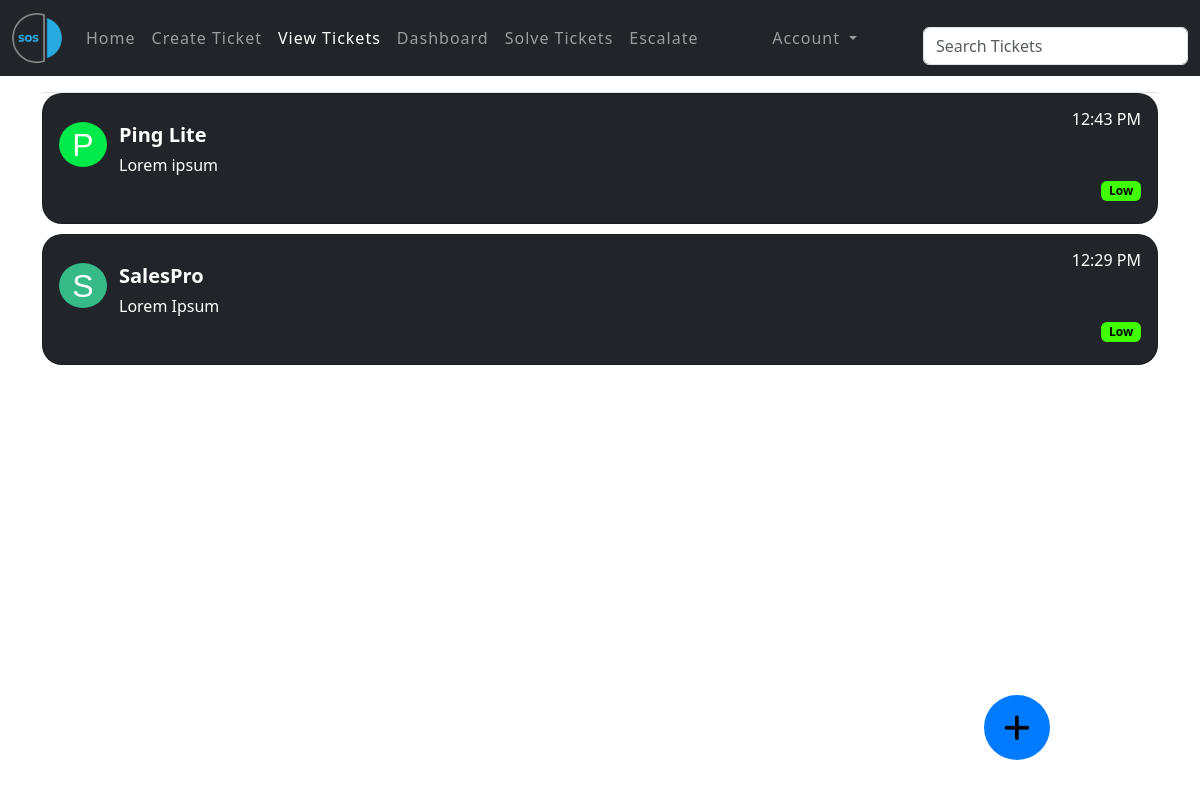
The page /view-tickets/toontester (signed in) on the database its author committed.
### app/models/user.py (models this page shows, shortened)
class User(UserMixin, db.Model):
    __tablename__ = 'users'
    id = db.Column(db.Integer, primary_key=True)
    first_name = db.Column(db.String(128), nullable=False)
    last_name = db.Column(db.String(128))
    username = db.Column(db.String(128), unique=True, nullable=False)
    email = db.Column(db.String(64), unique=True, nullable=False)
    password_hash = db.Column(db.String(128))
    department = db.Column(db.String(64), nullable=False)
    created_on = db.Column(db.DateTime(), default=datetime.now)
    updated_on = db.Column(db.DateTime(), default=datetime.now, onupdate=datetime.now)
    confirmed = db.Column(db.Boolean, default=False)
    role_id = db.Column(db.Integer, db.ForeignKey('roles.id'))
    tickets = db.relationship('Ticket', backref='sender', lazy='dynamic')
    @property
    def password(self):
        """
        Make Passwords in plain text an inaccessible property/unreadable
        """
        raise AttributeError('Password is not a readable attribute')
    def can(self, perm):
        return self.role is not None and self.role.has_permission(perm)

### app/models/ticket.py (models this page shows, shortened)
class Ticket(SearchableMixin, db.Model):
    __searchable__ = ['subject', 'issue_description']
    __tablename__ = 'tickets'
    id = db.Column(db.Integer, primary_key=True)
    ticket_owner = db.Column(db.String(64), nullable=False)
    subject = db.Column(db.String(64), nullable=False)
    issue_description = db.Column(db.Text, nullable=False)
    date_submitted = db.Column(db.DateTime(), default=datetime.utcnow)
    ticket_priority = db.Column(db.String(20))
    team_viewer_id = db.Column(db.String(255), default='000')
    team_viewer_session_password = db.Column(db.String(255), nullable=False)
    sender_id = db.Column(db.Integer, db.ForeignKey('users.id'))
    def get_ticket_subject_first_letter(self):
        return self.subject[0].upper()
    def ticket_count(self):
        return db.session.query(Ticket.id).count()

### app/main/views.py (the view)
@main.route('/view-tickets/<username>', methods=['GET', 'POST'], strict_slashes=False)
def view_ticket(username):
    user = User.query.filter_by(username=username).first()
    if user is None:
        return render_template('404.html')
    tickets = user.tickets.group_by(Ticket.subject).order_by(Ticket.date_submitted.desc()).all()
    tkt_count = Ticket.ticket_count(tickets)
    return render_template('view_ticket.html', user=user,
                           tickets=tickets, tkt_count=tkt_count)

### app/main/forms.py
class SearchForm(FlaskForm):
    q = StringField('Search Tickets', validators=[DataRequired()])
    def __init__(self, *args, **kwargs):
        if 'formdata' not in kwargs:
            kwargs['formdata'] = request.args
        if 'meta' not in kwargs:
            kwargs['meta'] = {'csrf': False}
        super(SearchForm, self).__init__(*args, **kwargs)

### app/auth/views.py (called while the page is built)
@auth.before_app_request
def before_request():
    if (current_user.is_authenticated
            and not current_user.confirmed
            and request.blueprint != 'auth'
            and request.endpoint != 'static'):
        return redirect(url_for('auth.unconfirmed'))

### app/main/__init__.py (called while the page is built)
@main.app_context_processor
def inject_permissions():
    return dict(Permission=Permission)

### app/main/views.py (called while the page is built)
@main.before_request
def before_request():
    g.search_form = SearchForm()

### app/models/role.py (called while the page is built)
    def has_permission(self, permission):
        return self.permissions & permission == permission

### app/models/user.py (called while the page is built)
@login_manager.user_loader
def load_user(user_id: str) -> User:
    return User.query.get(int(user_id))

### app/templates/view_ticket.html (shortened to what this page needs)
{% extends "base.html" %}
{% block page_content %}
    {% include '_tickets.html' %}
{% endblock %}

### app/templates/base.html (shortened to what this page needs)
<!doctype html>
<html lang="en">
    <head>
        {% block head %}
        <link rel="stylesheet" href="https://cdnjs.cloudflare.com/ajax/libs/font-awesome/6.4.2/css/all.min.css">
        <link rel="stylesheet" href="/static/styles.css">
        {% block styles %}
            {{ bootstrap.load_css() }}
        {% endblock %}
        {% endblock %}
    </head>
    {% from 'bootstrap5/nav.html' import render_nav_item %}
    {% from 'bootstrap5/utils.html' import render_icon %}
    <nav class="navbar navbar-dark navbar-expand-lg bg-dark">
        <div class="container-fluid">
            <a class="navbar-brand" href="{{ url_for('main.index') }}">
                <img src="/static/images/sos_logo.png"
                     alt="sos-logo-big-outer-grey semi-circle-with-sos-in-it-and-smaller-solid-blue-semi-circle"
                     height="50" width="50"/>
            </a>
        <div class="collapse navbar-collapse" id="navbarSupportedContent">
            <ul class="navbar-nav me-auto mb-2 mb-lg-0">
                {{ render_nav_item('main.index', 'Home') }}
                {% if current_user.is_authenticated %}
                    {{ render_nav_item('main.submit_ticket', 'Create Ticket') }}
                    {{ render_nav_item('main.view_ticket', 'View Tickets', username=current_user.username) }}
                {% endif %}
                {% if current_user.is_authenticated and current_user.can(Permission.ADMIN)  %}
                    <li class="nav-item">
                        <a class="nav-link" href="#">Dashboard</a>
                    </li>
                    {{ render_nav_item('main.solve_tickets', 'Solve Tickets') }}
                    <li class="nav-item">
                        <a class="nav-link" href="#">Escalate</a>
                    </li>
                {% endif %}
            </ul>
            <div class="me-auto">
                <ul class="navbar-nav me-auto mb-2 mb-lg-0">
                    {% if current_user.is_authenticated %}
                    <li class="nav-item dropdown">
                        <a class="nav-link dropdown-toggle" href="#" role="button" data-bs-toggle="dropdown" aria-expanded="false">
                            Account
                        </a>
                    </li>
                    {% else %}
                    <li>
                        <a class="btn btn-primary btn-login" role="button" href="{{ url_for('auth.login') }}">Login</a>
                    </li>
                </ul>
                {% endif %}
            </div>
            {% if g.search_form %}
                <form class="d-flex" method="get" action="{{ url_for('main.search') }}">
                    <div class="form-group">
                        {{ g.search_form.q(size=20, class='form-control me-2', placeholder=g.search_form.q.label.text) }}
                    </div>
                </form>
            {% endif %}
        </div>
    </div>
    </nav></div>
    <body>
        {% block content %}
        <div class="container">
            {% block page_content %}{% endblock %}
        </div>
        {% endblock %}
    </body>
</html>

### app/templates/_tickets.html (shortened to what this page needs)
<div class="card-container">
    <ul class="tickets">
        {% for ticket in tickets %}
            <a href="/view-tickets/{{ current_user.username }}/{{ ticket.subject }}" class="ticket-items"><li class="ticket">
                <div class="card w-auto view-ticket-card" style="margin-bottom: 10px; border-radius: 20px;">
                <div class="card-body">
                    <div class="card-title">
                        <p class="card-text ticket-bubble ticket-first-letter">{{ ticket.get_ticket_subject_first_letter() }}</p>
                    </div>
                    <div class="card-text">
                        <div class="text-start view-ticket-subject">{{ ticket.subject }}</div>
                        <div class="text-start text-wrap ticket-issue" style="width: 45rem;">
                            {{ ticket.issue_description }}
                        </div>
                        <div class="float-end ticket-priority">
                            {% for priority in ticket.ticket_priority %}
                                {% if priority == 'L' %}
                                    <div class="float-end">
                                        <span class="badge" style="background-color: #3FFF00; color: black;">Low</span>
                                    </div>
                                {% elif priority == 'M' %}
                                    <div class="float-end">
                                        <span class="badge" style="background-color: #FFBF00; color: black;">Medium</span>
                                    </div>
                                {% elif priority == 'H' %}
                                    <div class="float-end">
                                        <span class="badge" style="background-color: #FF0000; color: black;">High</span>
                                    </div>
                                {% endif %}
                            {% endfor %}
                        </div>
                        <div class="float-end ticket-date">{{ moment(ticket.date_submitted).format('LT') }}</div>
                    </div>
                </div>
                </div>
            </li></a>
        {% endfor %}
    </ul>
</div>
<div class="float-end text-center add-ticket" style="font-size: 30px;"
     data-bs-toggle="tooltip" data-bs-placement="bottom"
     data-bs-custom-class="custom-tooltip" data-bs-title="Create a new ticket">
    <a href="{{ url_for('main.submit_ticket') }}" style="text-decoration: none; color: black;">
        <i class="fa-solid fa-plus text-center"></i>
    </a>
</div>

### app/static/styles.css (style rules this page uses)
.form-group { color: #FFFFFF; margin-top: 10px; padding-top: 5px; }
.navbar { border-radius: 0; }
.navbar-nav { float: right; letter-spacing: 1px; }
ul.tickets { list-style-type: none; padding: 0px; margin: 16px 0px 0px 0px; border-top: 1px solid #e0e0e0; }
.ticket-date { margin-top: -100px; }
.ticket-issue { margin-left: 60px; margin-top: -7px; padding-bottom: 30px; }
.ticket-priority { float: right; margin-top: -30px; }
a.ticket-items:link { text-decoration: inherit; color: inherit; }
.email-field, .password-field, .remember-me, .card-title, .login-header, .sign-up-header, .name-field, .sign-up-password, .department-field, .sign-up-email-field, .username-field, h3.reset-password-header, .current-password-field, .new-password-field, .confirm-password-field { font-weight: 600; color: white; }
.view-ticket-subject { margin-left: 60px; margin-top: 10px; margin-bottom: 10px; font-weight: bold; font-size: 20px; }
div.view-ticket-card { background-color: #212529; color: white; }
.ticket-first-letter { position: absolute; text-align: center; font-family: Arial, Helvetica, sans-serif; font-style: normal; font-weight: 400; font-size: 32px; color: white; line-height: 39px; width: 26px; height: 35px; margin-top: 12px; margin-left: 10px; margin-right: 40px; margin-bottom: -46px; padding-top: 4px; }
.ticket-bubble { border-radius: 50%; margin-left: 0; width: 48px; height: 45px; }
.add-ticket { position: fixed; bottom: 40px; right: 150px; background-color: #007bff; padding: 10px 20px; border: none; border-radius: 50%; z-index: 2; }
.card-container::before { content: ""; position: absolute; top: 0; left: 0; width: 100%; height: 100%; z-index: 1; pointer-events: none; }
.card-container::after { content: ""; position: absolute; top: 0; right: 0; width: 100%; height: 100%; z-index: 1; pointer-events: none; }

### rows shown on the page
User: username "View Tickets"
Ticket: get_ticket_subject_first_letter "P", subject "Ping Lite", issue_description "Lorem ipsum", date_submitted "12:43 PM"
Ticket: get_ticket_subject_first_letter "S", subject "SalesPro", issue_description "Lorem Ipsum", date_submitted "12:29 PM"

### other values the page prints
{{ render_nav_item('main.index', 'Home') }} "Home"
{{ render_nav_item('main.submit_ticket', 'Create Ticket') }} "Create Ticket"
{{ render_nav_item('main.solve_tickets', 'Solve Tickets') }} "Solve Tickets"
